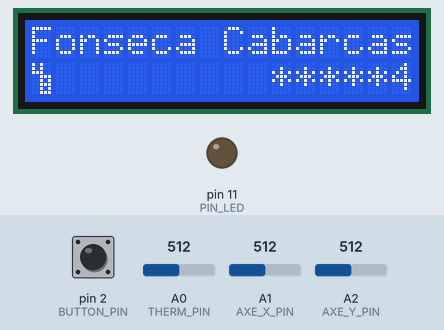
Simulated run of this sketch. Board: Arduino Uno, built with avr-gcc and run on an emulated ATmega328P. Shown: 16×2 character LCD, output pins drawn as LEDs (lit = HIGH). Inputs (shaded band) come from the test bench; at power-on: A0 (THERM_PIN) = 512, pin 2 (BUTTON_PIN) HIGH, A1 (AXE_X_PIN) = 512, A2 (AXE_Y_PIN) = 512. What the sketch prints to the serial monitor is not drawn.

Above: at 1.2 s.
1.3 s: A0 (THERM_PIN) set to 472
At 3.5 s:
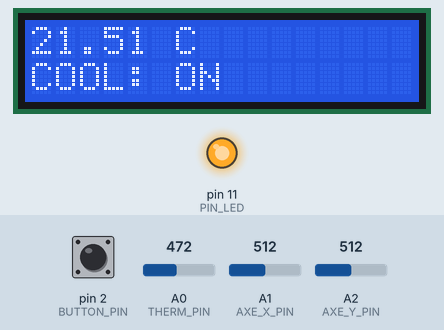
4.3 s: A0 (THERM_PIN) set to 448
At 4.7 s:
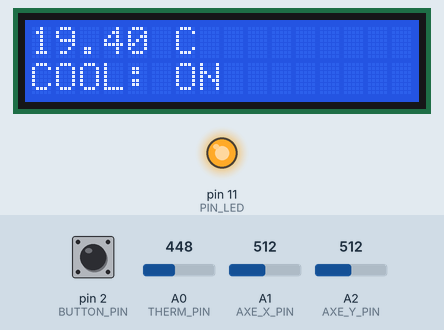
5.8 s: pin 2 (BUTTON_PIN) pulled LOW for 0.15 s
At 6.4 s:
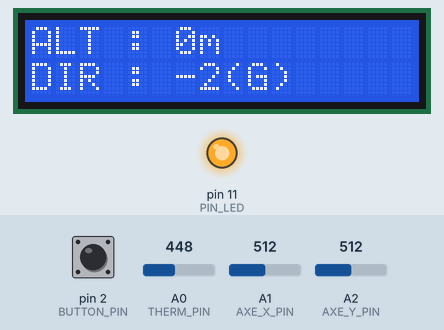
7.5 s: A1 (AXE_X_PIN) set to 503
At 8.7 s:
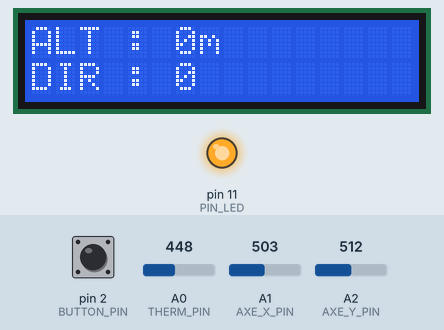
9.0 s: A1 (AXE_X_PIN) set to 306
At 9.9 s:
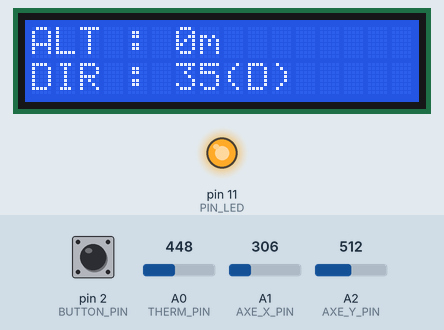
10.5 s: A2 (AXE_Y_PIN) set to 560
At 11.3 s:
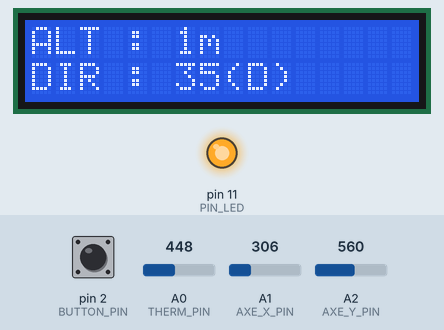
Timing chart, 0 to 13.5 s (numbered marks = the images above; inputs shaded):
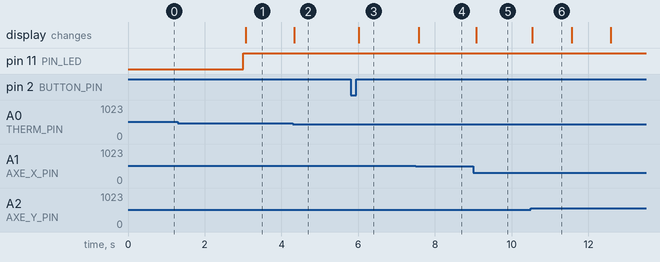

The sketch:

0sx_labo_03.ino
```cpp
#include <LCD_I2C.h> // Roynel Fonseca
#include <string.h>

int THERM_PIN = A0;
int AXE_X_PIN = A1;
int AXE_Y_PIN = A2;
int BUTTON_PIN = 2;
int PIN_LED = 11;

LCD_I2C lcd(0x27, 16, 2);

uint8_t specialChar[8] =
{
  0b10100,
  0b10100,
  0b11100,
  0b00111,
  0b00101,
  0b00111,
  0b00101,
  0b00111,
};

void setup() {
  // put your setup code here, to run once:
  pinMode(BUTTON_PIN, INPUT_PULLUP);
  pinMode(PIN_LED, OUTPUT);

  Serial.begin(115200);

  lcd.begin();
  lcd.backlight();
  lcd.createChar(0, specialChar);
}

float getTemp(){
  int Vo; // Voltage à la sortie
  float R1 = 10000; // Résistance
  float logR2, R2, T, Tc, Tf;

  // Les coefficients A, B et C.
  float c1 = 1.129148e-03, c2 = 2.34125e-04, c3 = 8.76741e-08;

  Vo = analogRead(THERM_PIN);
  R2 = R1 * (1023.0 / (float)Vo - 1.0);
  logR2 = log(R2);
  T = (1.0 / (c1 + c2*logR2 + c3*logR2*logR2*logR2));
  Tc = T - 273.15;
  Tf = (Tc * 9.0)/ 5.0 + 32.0;

  return Tc;
}

void displayLines(String line1 = "", String line2 = ""){
  const int screenCols = 16;

  while(line1.length() < screenCols){
    line1 += ' ';
  }
  while(line2.length() < screenCols){
    line2 += ' ';
  }

  for(int i = 0; i < screenCols; i++){
    lcd.setCursor(i,0);

    if(i < line1.length()){
      lcd.print(line1[i]);
    }
  }

  for(int i = 0; i < screenCols; i++){
    lcd.setCursor(i,1);

    if(i < line1.length()){
      lcd.print(line2[i]);
    }else{
      lcd.print(' ');
    }
  }
}

int dispplayTherm(){
    // int temperature = (int)getTemp() + 0.5;
  float temperature = getTemp();
  static int coolingState = LOW;
  static String  coolVal = "";
  String line1 = "";
  String line2 = "";


  if(temperature > 20){
    coolingState = HIGH;
  }else if (temperature < 18){
    coolingState = LOW;
  }

  if(coolingState){
    line2 = "COOL: ON";
  }else{
    line2 = "COOL: OFF";
  }

  digitalWrite(PIN_LED, coolingState);

  line1 = String(temperature) + " C";


  displayLines(line1, line2);


  return coolingState;
}

void setSpeedAndDirection(int& xVal, int& yVal, unsigned long currentTime){

  xVal = analogRead(AXE_X_PIN);
  yVal = analogRead(AXE_Y_PIN);
  const int speedAdvancement = 1000;
  static unsigned long lastTime = 0;
  String direction;
  String line1 = "";
  String line2 = "";

  int xDeg = map(xVal, 0, 1023, -90, 95);
  // int ySpeed = map(yVal, 0, 1023, 0, 200);
  static int highVal = 0;

  if(yVal > 550){                                         // les valeurs 550 et 470 son estimées en fonction des « points morts » du joystick
    if(currentTime - lastTime >= speedAdvancement){
      lastTime = currentTime;
      if(highVal < 200) highVal++;
    }

  }else if(yVal < 470){
    if(currentTime - lastTime >= speedAdvancement){
      lastTime = currentTime;
      if(highVal > 0) highVal--;
    }
  }

  if(xDeg < 0){
    direction = "D";
  }else{
    direction = "G";
  }

  if(xDeg == 0){

    line1 = "ALT : " + String(highVal) + "m";
    line2 = "DIR : 0";
  }else{

    line1 = "ALT : " + String(highVal) + "m";
    line2 = "DIR : ";

    if(xDeg >= 90){             // l'affichage des degrées est inverse pour qu'il ait pus de sens avec le mouvement du joystick :)
      line2 += "-90";
    }else{
      line2 += String(xDeg * -1);
    }

    line2 += "(" + String(direction) + ")";
  }

  displayLines(line1, line2);
}

void displaySpeedAndDirection(unsigned long currentTime){
  int xVal, yVal;
  int sysVal;
  int currentButtonState = digitalRead(BUTTON_PIN);
  static int previousButtonState = 0;
  static int displayCase = 0;
  static int previousTime = 0;

  if(currentButtonState == 0){
    previousButtonState = 1;
  }

  if(previousButtonState == 1 && currentButtonState == 1){
    if(displayCase){
      displayCase = 0;
    }else{
      displayCase = 1;
    }
    previousButtonState = 0;
  }

  switch(displayCase){
    case 0:
      sysVal = dispplayTherm();
      break;
    case 1:
      setSpeedAndDirection(xVal, yVal, currentTime);
      break;
  }

  // Transmission sur le port série

  const int displayTime = 100;

  if(currentTime - previousTime >= displayTime){
    previousTime = currentTime;
    Serial.print("etd:2510948,x:");
    Serial.print(xVal);
    Serial.print(",y:");
    Serial.print(yVal);
    Serial.print(",sys:");
    Serial.println(sysVal);
  }
}

void loop() {
  unsigned long currentTime = millis();
  String nettoyer = " ";
  if(currentTime < 3000){
    lcd.setCursor(0,0);
    lcd.print("Fonseca Cabarcas");
    lcd.setCursor(0,1);
    lcd.write(0);
    lcd.rightToLeft();
    lcd.setCursor(16,1);
    lcd.print("84*****");
  }else{
    displaySpeedAndDirection(currentTime);
  }
}
```

Measured:
- the behaviour switches between 504 and 503 on A1 (AXE_X_PIN) (found by bisection; images 3 and 4)
- after the input at 1.3 s, the display: changes after 1.8 s (image 1)
- after the input at 4.3 s, the display: changes at once (image 2)
- after the input at 5.8 s, the display: changes after 0.22 s (image 3)
- after the input at 7.5 s, the display: changes after 0.08 s (image 4)
- after the input at 9.0 s, the display: changes after 0.08 s (image 5)
- after the input at 10.5 s, the display: changes at once (image 6)
